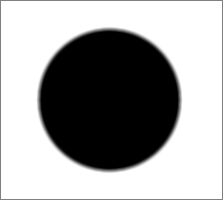
#> input picture PrewittEdgeDetector/circlegrey.png, 223 x 200 px, given in place of circlegrey.tif, which was not available
$ jupyter execute PrewittEdgeDetector.ipynb
#> lines starting #> are read from the running program, lines starting #| are printed output that depends on the picture; after the words box and inside, x2 and y2 are one past the last pixel; in counts of white or black regions, pixels touching at a corner belong together; pictures that were not available may be replaced by others from this repository, and a replacement may not be noted
#> further down, img_gray is the input picture: shape (200, 223); min 0, max 255, mean 162.7
[cell 1]
import cv2
import os
import numpy as np
import matplotlib.pyplot as plt

def GaussianBlur(image):
    image = cv2.GaussianBlur(image, (3, 3), 0)
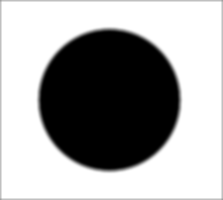
#> image: shape (200, 223); min 0, max 255, mean 163.3
    return image

def PrewittFilter(image):
    gradImg = np.zeros(image.shape)
    G_x = np.zeros(image.shape)
    G_y = np.zeros(image.shape)
    size = image.shape
#> size = (200, 223)
    kernel_x = np.array(([-1, 0, 1], [-1, 0, 1], [-1, 0, 1]))
    kernel_y = np.array(([-1, -1, -1], [0, 0, 0], [1, 1, 1]))
    for i in range(1, size[0] - 1):
        for j in range(1, size[1] - 1):
            G_x[i, j] = np.sum(np.multiply(image[i - 1 : i + 2, j - 1 : j + 2], kernel_x))
            G_y[i, j] = np.sum(np.multiply(image[i - 1 : i + 2, j - 1 : j + 2], kernel_y))
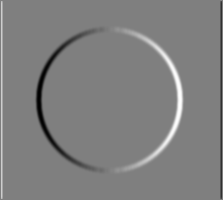
#> G_x: shape (200, 223) float64; min -306, max 306, mean 0; drawn with min black and max white
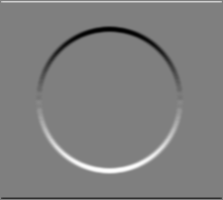
#> G_y: shape (200, 223) float64; min -306, max 306, mean 0; drawn with min black and max white

    gradImg = np.sqrt(np.square(G_x) + np.square(G_y))
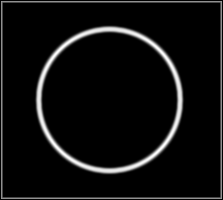
#> gradImg: shape (200, 223) float64; min 0, max 333.1, mean 20.6; drawn with min black and max white
    gradImg = np.multiply(gradImg, 255.0 / gradImg.max())

    angles = np.rad2deg(np.arctan2(G_y, G_x))
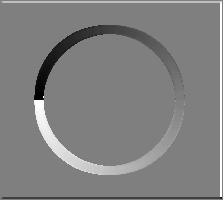
#> angles: shape (200, 223) float64; min -178.6, max 180, mean 1.6; drawn with min black and max white
    angles[angles < 0] += 180
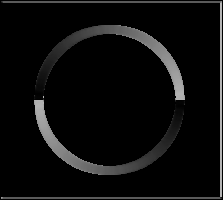
#> angles: shape (200, 223) float64; 6.15% of pixels changed, all inside (x1, y1, x2, y2) = (1, 25, 222, 199)
    gradImg = gradImg.astype('uint8')
    return gradImg, angles


def non_maximum_suppression(image, angles):
    size = image.shape
#> size = (200, 223)
    suppressed = np.zeros(size)
    for i in range(1, size[0] - 1):
        for j in range(1, size[1] - 1):
            if (0 <= angles[i, j] < 22.5) or (157.5 <= angles[i, j] <= 180):
                #value_to_compare = max(image[i - 1, j], image[i + 1, j])
                value_to_compare = max(image[i, j - 1], image[i, j + 1])
            elif (22.5 <= angles[i, j] < 67.5):
                #value_to_compare = max(image[i + 1, j - 1], image[i - 1, j + 1])
                value_to_compare = max(image[i - 1, j - 1], image[i + 1, j + 1])
            elif (67.5 <= angles[i, j] < 112.5):
                #value_to_compare = max(image[i, j - 1], image[i, j + 1])
                value_to_compare = max(image[i - 1, j], image[i + 1, j])
            else:
                #value_to_compare = max(image[i - 1, j - 1], image[i + 1, j + 1])
                value_to_compare = max(image[i + 1, j - 1], image[i - 1, j + 1])

            if image[i, j] >= value_to_compare:
                suppressed[i, j] = image[i, j]
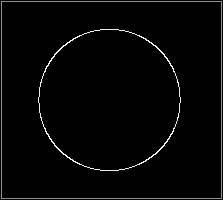
#> suppressed: shape (200, 223) float64; min 0, max 255, mean 5.5
    suppressed = np.multiply(suppressed, 255.0 / suppressed.max())
    suppressed = suppressed.astype('uint8')
    return suppressed

[cell 2]
fname = 'PrewittEdgeDetector\circlegrey'
img_gray = cv2.imread(fname+'.tif',0)
img_blur = GaussianBlur(img_gray)
grad,phase = PrewittFilter(img_blur)
nms = non_maximum_suppression(grad,phase)
